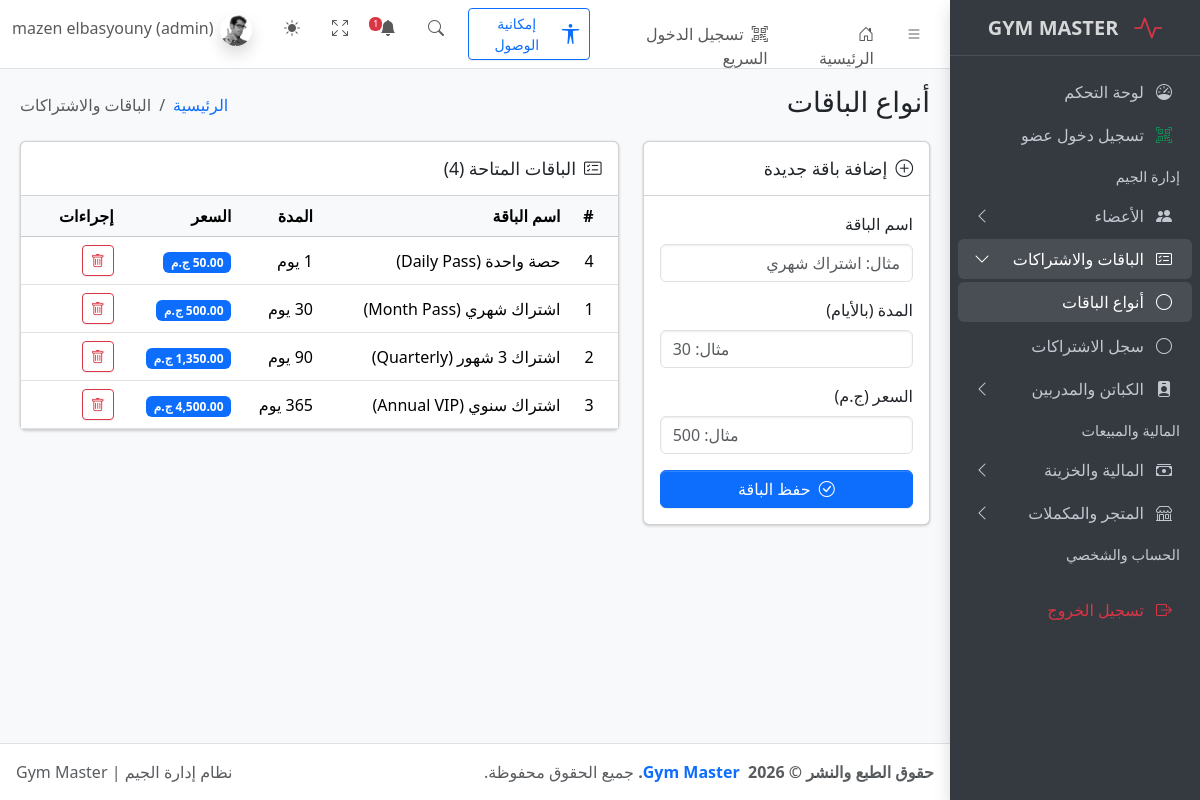
Screenshot of /packages.php (signed in) with the database file from the repository.
### tables this page shows
CREATE TABLE `packages` (
  `id` int(11) NOT NULL,
  `name` varchar(100) NOT NULL,
  `duration_days` int(11) NOT NULL,
  `price` decimal(10,2) NOT NULL,
  `created_at` timestamp NOT NULL DEFAULT current_timestamp()
);

### packages.php (the view, shortened to what this page needs)
<?php
require_once 'config/db.php';
$packages = $pdo->query('SELECT * FROM packages ORDER BY price ASC')->fetchAll();
require_once 'includes/header.php';
require_once 'includes/sidebar.php';
?>
<main class="app-main">
  <div class="app-content-header">
    <div class="container-fluid">
      <div class="row">
        <div class="col-sm-6">
          <h3 class="mb-0">أنواع الباقات</h3>
        </div>
        <div class="col-sm-6">
          <ol class="breadcrumb float-sm-end">
            <li class="breadcrumb-item"><a href="index.php">الرئيسية</a></li>
            <li class="breadcrumb-item active">الباقات والاشتراكات</li>
          </ol>
        </div>
      </div>
    </div>
  </div>
  <div class="app-content">
    <div class="container-fluid">
      <div class="row">
        <div class="col-lg-4">
          <div class="card">
            <div class="card-header">
              <h3 class="card-title"><i class="bi bi-plus-circle me-2"></i>إضافة باقة جديدة</h3>
            </div>
            <div class="card-body">
              <form method="POST" action="packages.php">
                <div class="mb-3">
                  <label class="form-label">اسم الباقة</label>
                  <input type="text" name="name" class="form-control" required
                         placeholder="مثال: اشتراك شهري">
                </div>
                <div class="mb-3">
                  <label class="form-label">المدة (بالأيام)</label>
                  <input type="number" name="duration_days" class="form-control" required min="1"
                         placeholder="مثال: 30">
                </div>
                <div class="mb-3">
                  <label class="form-label">السعر (ج.م)</label>
                  <input type="number" name="price" class="form-control" required min="1" step="0.01"
                         placeholder="مثال: 500">
                </div>
                <button type="submit" class="btn btn-primary w-100">
                  <i class="bi bi-check-circle me-1"></i> حفظ الباقة
                </button>
              </form>
            </div>
          </div>
        </div>
        <div class="col-lg-8">
          <div class="card">
            <div class="card-header">
              <h3 class="card-title"><i class="bi bi-card-checklist me-2"></i>الباقات المتاحة (<?= count($packages) ?>)</h3>
            </div>
            <div class="card-body p-0">
              <div class="table-responsive">
                <table class="table table-hover mb-0 align-middle">
                  <thead class="table-light">
                    <tr>
                      <th>#</th>
                      <th>اسم الباقة</th>
                      <th>المدة</th>
                      <th>السعر</th>
                      <th>إجراءات</th>
                    </tr>
                  </thead>
                  <tbody>
                    <?php if (empty($packages)): ?>
                      <tr><td colspan="5" class="text-center text-secondary py-4">مفيش باقات مضافة لسه</td></tr>
                    <?php else: ?>
                      <?php foreach ($packages as $package): ?>
                        <tr>
                          <td><?= $package['id'] ?></td>
                          <td><?= htmlspecialchars($package['name']) ?></td>
                          <td><?= $package['duration_days'] ?> يوم</td>
                          <td><span class="badge bg-primary"><?= number_format($package['price'], 2) ?> ج.م</span></td>
                          <td>
                            <a href="packages.php?delete=<?= $package['id'] ?>"
                               class="btn btn-sm btn-outline-danger"
                               onclick="return confirm('متأكد إنك عايز تحذف الباقة دي؟');">
                              <i class="bi bi-trash"></i>
                            </a>
                          </td>
                        </tr>
                      <?php endforeach; ?>
                    <?php endif; ?>
                  </tbody>
                </table>
              </div>
            </div>
          </div>
        </div>
      </div>
    </div>
  </div>
</main>
<?php require_once 'includes/footer.php'; ?>

### rows the page displays
packages: id "4", name "حصة واحدة (Daily Pass)", duration_days "1", price "50.00"
packages: id "1", name "اشتراك شهري (Month Pass)", price "500.00"
packages: id "2", name "اشتراك 3 شهور (Quarterly)", price "1,350.00"
packages: id "3", name "اشتراك سنوي (Annual VIP)", price "4,500.00"

### other values shown
$totalNotifications "1"
$displayName "mazen elbasyouny"
$displayRole "admin"
count($packages) "4"
